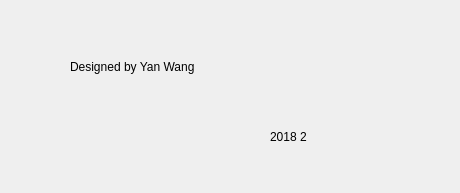
<?xml version="1.0" encoding="UTF-8"?>
<ui version="4.0">
 <class>aboutWindow</class>
 <widget class="QWidget" name="aboutWindow">
  <property name="geometry">
   <rect>
    <x>0</x>
    <y>0</y>
    <width>460</width>
    <height>193</height>
   </rect>
  </property>
  <property name="windowTitle">
   <string>Form</string>
  </property>
  <widget class="QLabel" name="label">
   <property name="geometry">
    <rect>
     <x>70</x>
     <y>50</y>
     <width>301</width>
     <height>34</height>
    </rect>
   </property>
   <property name="text">
    <string>Designed by Yan Wang</string>
   </property>
  </widget>
  <widget class="QLabel" name="label_2">
   <property name="geometry">
    <rect>
     <x>270</x>
     <y>120</y>
     <width>129</width>
     <height>34</height>
    </rect>
   </property>
   <property name="text">
    <string>2018 2</string>
   </property>
  </widget>
 </widget>
 <resources/>
 <connections/>
</ui>
